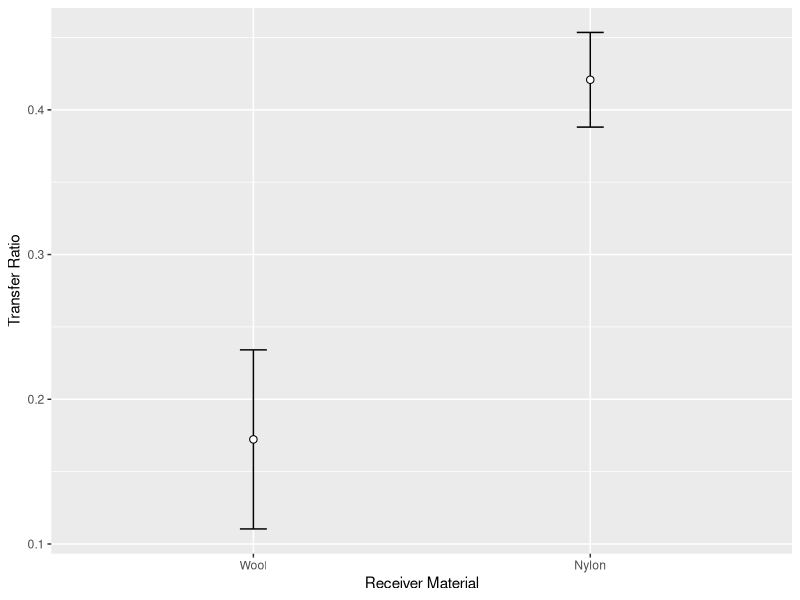

R code for this plot: (Note: this script raises an error after producing the figure.)
## ---- chunk 1
knitr::opts_chunk$set(echo = TRUE, message = FALSE, warning = FALSE)
# libraries
library(readxl)
library(plyr)
library(ggplot2)
library(dplyr)
## ---- chunk 2
# functions
## Gives count, mean, standard deviation, standard error of the mean, and confidence interval (default 95%).
##   data: a data frame.
##   measurevar: the name of a column that contains the variable to be summariezed
##   groupvars: a vector containing names of columns that contain grouping variables
##   na.rm: a boolean that indicates whether to ignore NA's
##   conf.interval: the percent range of the confidence interval (default is 95%)
summarySE <- function(data=NULL, measurevar, groupvars=NULL, na.rm=FALSE,
                      conf.interval=.95, .drop=TRUE) {
    # New version of length which can handle NA's: if na.rm==T, don't count them
    length2 <- function (x, na.rm=FALSE) {
        if (na.rm) sum(!is.na(x))
        else       length(x)
    }

    # This does the summary. For each group's data frame, return a vector with
    # N, mean, and sd
    datac <- ddply(data, groupvars, .drop=.drop,
      .fun = function(xx, col) {
        c(N    = length2(xx[[col]], na.rm=na.rm),
          mean = mean   (xx[[col]], na.rm=na.rm),
          sd   = sd     (xx[[col]], na.rm=na.rm)
        )
      },
      measurevar
    )

    # Rename the "mean" column    
    datac <- plyr::rename(datac, c("mean" = measurevar))

    datac$se <- datac$sd / sqrt(datac$N)  # Calculate standard error of the mean

    # Confidence interval multiplier for standard error
    # Calculate t-statistic for confidence interval: 
    # e.g., if conf.interval is .95, use .975 (above/below), and use df=N-1
    ciMult <- qt(conf.interval/2 + .5, datac$N-1)
    datac$ci <- datac$se * ciMult

    return(datac)
}

numericFactorOrder <- function(x) {
    
  u = unique(x)
  new.levels = u[order(as.numeric(u))]
  x = factor(x, levels=new.levels)
  return(x)
  
}

## ---- chunk 3
# Read in ML's data
my.dat = read_xlsx("dat/20191030DatasetPaper.xlsx", sheet = "DataMl")

# only use the transfer experiments for Groups 1 & 2. Groups 3-6 are not 
# clear in what they are and don't fit with the rest. Mostly Persistence?
# TODO - deal with Groups 3-6 later
transfer.dat = my.dat %>% filter(Time == "00000" & Group %in% c(1,2)) %>% select(c("Substrate", "ActivityID", "ObsType", "Count", "Mass", "Duration", "Group", "Repeat")) 
transfer.dat

## ---- chunk 4

# fix column types
transfer.dat$Count = as.numeric(transfer.dat$Count)
transfer.dat$Group = as.character(transfer.dat$Group)
transfer.dat$Repeat = as.character(transfer.dat$Repeat)

# add a photoID column to keep track of which datapoint is which
photo.id = rep(paste0("P", seq(1:5)), as.integer(nrow(transfer.dat)/5+1))
transfer.dat = data.frame(PhotoID = photo.id[1:nrow(transfer.dat)], transfer.dat)

# split out each set of photos...
p1 = transfer.dat %>% filter(PhotoID == "P1") %>% select(Mass,Duration,Group,Repeat,Count)
p2 = transfer.dat %>% filter(PhotoID == "P2") %>% select(Mass,Duration,Group,Repeat,Count)
p3 = transfer.dat %>% filter(PhotoID == "P3") %>% select(Mass,Duration,Group,Repeat,Count)
p4 = transfer.dat %>% filter(PhotoID == "P4") %>% select(Mass,Duration,Group,Repeat,Count)
p5 = transfer.dat %>% filter(PhotoID == "P5") %>% select(Mass,Duration,Group,Repeat,Count)

# ...and merge
merge.dat = data.frame(p1, p2$Count, p3$Count, p4$Count, p5$Count)
names(merge.dat) = c("Mass","Duration","Group","Repeat","P1","P2","P3","P4","P5")

# calculate the Transfer Ratios and Efficiencies
# NB: the summarise() function can be problematic here, if plyr is loaded
#     after dplyr. Check that first if this stops working.
final.dat = merge.dat %>% group_by(Mass, Duration, Group, Repeat) %>% summarise(Donor = P3 - P1, Receiver = P5 - P2, Donor_post = P3 - P4) %>% mutate(Ratio = Receiver/Donor, Efficiency = Receiver/Donor_post)

summ.dat = summarySE(final.dat, measurevar = "Ratio", groupvars = c("Group"))

## ---- chunk 5

ggplot(summ.dat, aes(x = Group, y = Ratio)) + 
  geom_point(size=2.2) +
  geom_errorbar(aes(ymin = Ratio-se, ymax = Ratio+se), width = 0.08) +
  geom_point(colour = "white") +
  scale_x_discrete(labels = c("Wool", "Nylon")) +
  labs(x = "Receiver Material",
       y = "Transfer Ratio")

## ---- chunk 6
# fix column types
transfer.dat$Count = as.numeric(transfer.dat$Count)
transfer.dat$Experiment = as.character(transfer.dat$Experiment)
transfer.dat$Replicate = as.character(transfer.dat$Replicate)

# add a photoID column to keep track of which datapoint is which
photo.id = rep(paste0("P", seq(1:5)), as.integer(nrow(transfer.dat)/5+1))
transfer.dat = data.frame(PhotoID = photo.id[1:nrow(transfer.dat)], transfer.dat)

# split out each set of photos...
p1 = transfer.dat %>% filter(PhotoID == "P1") %>% select(Mass,TransferTime,Substrate,Experiment,Replicate,Count)
p2 = transfer.dat %>% filter(PhotoID == "P2") %>% select(Mass,TransferTime,Substrate,Experiment,Replicate,Count)
p3 = transfer.dat %>% filter(PhotoID == "P3") %>% select(Mass,TransferTime,Substrate,Experiment,Replicate,Count)
p4 = transfer.dat %>% filter(PhotoID == "P4") %>% select(Mass,TransferTime,Substrate,Experiment,Replicate,Count)
p5 = transfer.dat %>% filter(PhotoID == "P5") %>% select(Mass,TransferTime,Substrate,Experiment,Replicate,Count)

# ...and merge
merge.dat = data.frame(p5[,c("Mass","TransferTime","Substrate","Experiment","Replicate")], p1$Count, p2$Count, p3$Count, p4$Count, p5$Count)
names(merge.dat) = c("Mass","TransferTime","Substrate","Experiment","Replicate","P1","P2","P3","P4","P5")

# calculate the Transfer Ratios and Efficiencies
# NB: the summarise() function can be problematic here, if plyr is loaded
#     after dplyr. Check that first if this stops working.
final.dat = merge.dat %>% group_by(Mass, TransferTime, Substrate, Replicate) %>% summarise(Donor = P3 - P1, Receiver = P5 - P2, Donor_post = P3 - P4) %>% mutate(Ratio = Receiver/Donor, Efficiency = Receiver/Donor_post)

ratio.dat = summarySE(final.dat, measurevar = "Ratio", groupvars = c("Mass","TransferTime","Substrate"))

ratio.dat
## ---- chunk 7

ggplot(ratio.dat, aes(x = numericFactorOrder(TransferTime), y = Ratio)) + 
  geom_point(size=1) +
  geom_errorbar(aes(ymin = Ratio-se, ymax = Ratio+se), width = 0.08) +
  geom_point(colour = "white", size = 0.7) +
#  scale_x_discrete(labels = c("Wool", "Nylon")) +
  labs(x = "Transfer Time (s)",
       y = "Transfer Ratio") +
  facet_grid(numericFactorOrder(Mass) ~ Substrate)


## ---- chunk 8

eff.dat = summarySE(final.dat, measurevar = "Efficiency", groupvars = c("Mass","TransferTime","Substrate"))

eff.dat
ggplot(eff.dat, aes(x = numericFactorOrder(TransferTime), y = Efficiency)) + 
  geom_point(size=1) +
  geom_errorbar(aes(ymin = Efficiency-se, ymax = Efficiency+se), width = 0.08) +
  geom_point(colour = "white", size = 0.7) +
#  scale_x_discrete(labels = c("Wool", "Nylon")) +
  labs(x = "Transfer Time (s)",
       y = "Efficiency") +
  facet_grid(numericFactorOrder(Mass) ~ Substrate)
